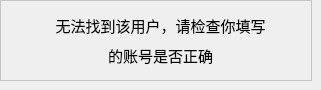
     <widget class="QWidget" name="page_2">
      <widget class="QWidget" name="searchsmallwidget_2" native="true">
       <property name="geometry">
        <rect>
         <x>0</x>
         <y>0</y>
         <width>312</width>
         <height>81</height>
        </rect>
       </property>
       <property name="styleSheet">
        <string notr="true">border:1px solid  #c5c5c5;</string>
       </property>
       <widget class="QLabel" name="label_3">
        <property name="geometry">
         <rect>
          <x>30</x>
          <y>10</y>
          <width>261</width>
          <height>31</height>
         </rect>
        </property>
        <property name="font">
         <font>
          <pointsize>11</pointsize>
         </font>
        </property>
        <property name="styleSheet">
         <string notr="true">border:0px;</string>
        </property>
        <property name="text">
         <string>无法找到该用户，请检查你填写</string>
        </property>
        <property name="alignment">
         <set>Qt::AlignCenter</set>
        </property>
       </widget>
       <widget class="QLabel" name="label_4">
        <property name="geometry">
         <rect>
          <x>30</x>
          <y>40</y>
          <width>261</width>
          <height>31</height>
         </rect>
        </property>
        <property name="font">
         <font>
          <pointsize>11</pointsize>
         </font>
        </property>
        <property name="styleSheet">
         <string notr="true">border:0px;</string>
        </property>
        <property name="text">
         <string>的账号是否正确</string>
        </property>
        <property name="alignment">
         <set>Qt::AlignCenter</set>
        </property>
       </widget>
      </widget>
     </widget>
